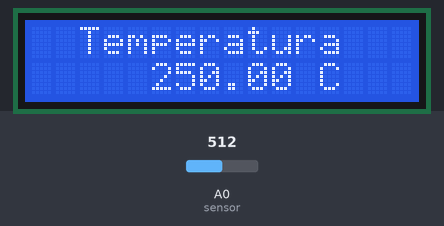
A sketch run on a simulated Arduino Uno, built with avr-gcc and run on an emulated ATmega328P. Shown: 16×2 character LCD. The test bench sets the inputs (shaded band); at power-on: A0 (sensor) = 512.

Above: at 1.2 s.
1.3 s: A0 (sensor) set to 716
At 2.8 s:
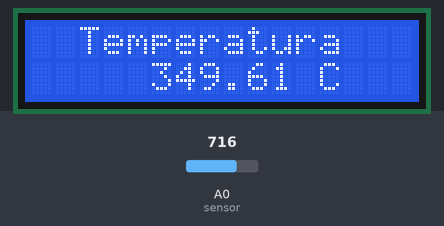
5.4 s: A0 (sensor) set to 900
At 6.8 s:
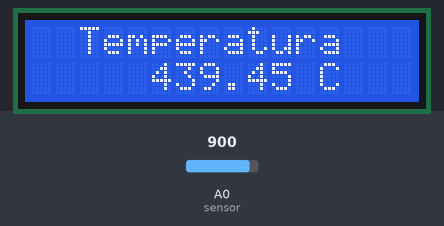
8.6 s: A0 (sensor) set to 1023
At 9.8 s:
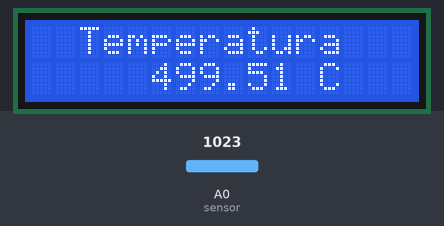
Timing chart, 0 to 11.6 s (numbered marks = the images above; inputs shaded):
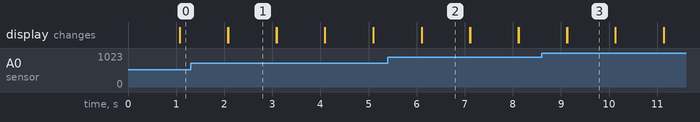

Measured:
- after the input at 1.3 s, the display: first differs from a run without the input after 0.78 s (image 1)
- after the input at 5.4 s, the display: first differs from a run without the input after 0.71 s (image 2)
- after the input at 8.6 s, the display: first differs from a run without the input after 0.53 s (image 3)
- what the display in image 1 shows lasts 1.0 s, from 2.1 s to 3.1 s

The sketch:

sketch_sep04b.ino
```cpp
#include <LiquidCrystal.h>

LiquidCrystal lcd(2,3,4,5,6,7); //LCD parametros = portas digitais

int sensor = 0;
float temp;
int t=0;

void exibir(){

  lcd.setCursor(0,0);
  lcd.write("  Temperatura");
  lcd.setCursor(0,1);

}


void setup() {

  lcd.begin(16, 2);
  exibir();


}

void loop() {

  temp = analogRead(sensor);
  temp = (5.0 * temp * 100.0)/1024.0;
  exibir();
  lcd.print("     ");
  lcd.print(temp);
  lcd.print(" C");
  delay(1000);
  lcd.clear();


}
```
